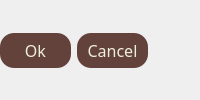
    <widget class="QWidget" name="widget_58" native="true">
     <property name="minimumSize">
      <size>
       <width>0</width>
       <height>40</height>
      </size>
     </property>
     <layout class="QHBoxLayout" name="horizontalLayout_44">
      <property name="leftMargin">
       <number>0</number>
      </property>
      <property name="topMargin">
       <number>2</number>
      </property>
      <property name="rightMargin">
       <number>0</number>
      </property>
      <property name="bottomMargin">
       <number>0</number>
      </property>
      <item>
       <widget class="QPushButton" name="info_ok_button">
        <property name="minimumSize">
         <size>
          <width>71</width>
          <height>35</height>
         </size>
        </property>
        <property name="maximumSize">
         <size>
          <width>71</width>
          <height>35</height>
         </size>
        </property>
        <property name="font">
         <font>
          <family>Segoe UI Light</family>
          <pointsize>12</pointsize>
         </font>
        </property>
        <property name="styleSheet">
         <string notr="true">color: rgb(238, 238, 220);
background-color: rgb(99, 66, 60);
border-radius : 14</string>
        </property>
        <property name="text">
         <string>Ok</string>
        </property>
        <property name="flat">
         <bool>false</bool>
        </property>
       </widget>
      </item>
      <item>
       <widget class="QPushButton" name="info_cancel_button">
        <property name="minimumSize">
         <size>
          <width>71</width>
          <height>35</height>
         </size>
        </property>
        <property name="maximumSize">
         <size>
          <width>71</width>
          <height>35</height>
         </size>
        </property>
        <property name="font">
         <font>
          <family>Segoe UI Light</family>
          <pointsize>12</pointsize>
         </font>
        </property>
        <property name="styleSheet">
         <string notr="true">color: rgb(238, 238, 220);
background-color: rgb(99, 66, 60);
border-radius : 14</string>
        </property>
        <property name="text">
         <string>Cancel</string>
        </property>
        <property name="flat">
         <bool>false</bool>
        </property>
       </widget>
      </item>
      <item>
       <widget class="QWidget" name="widget_59" native="true"/>
      </item>
     </layout>
    </widget>
